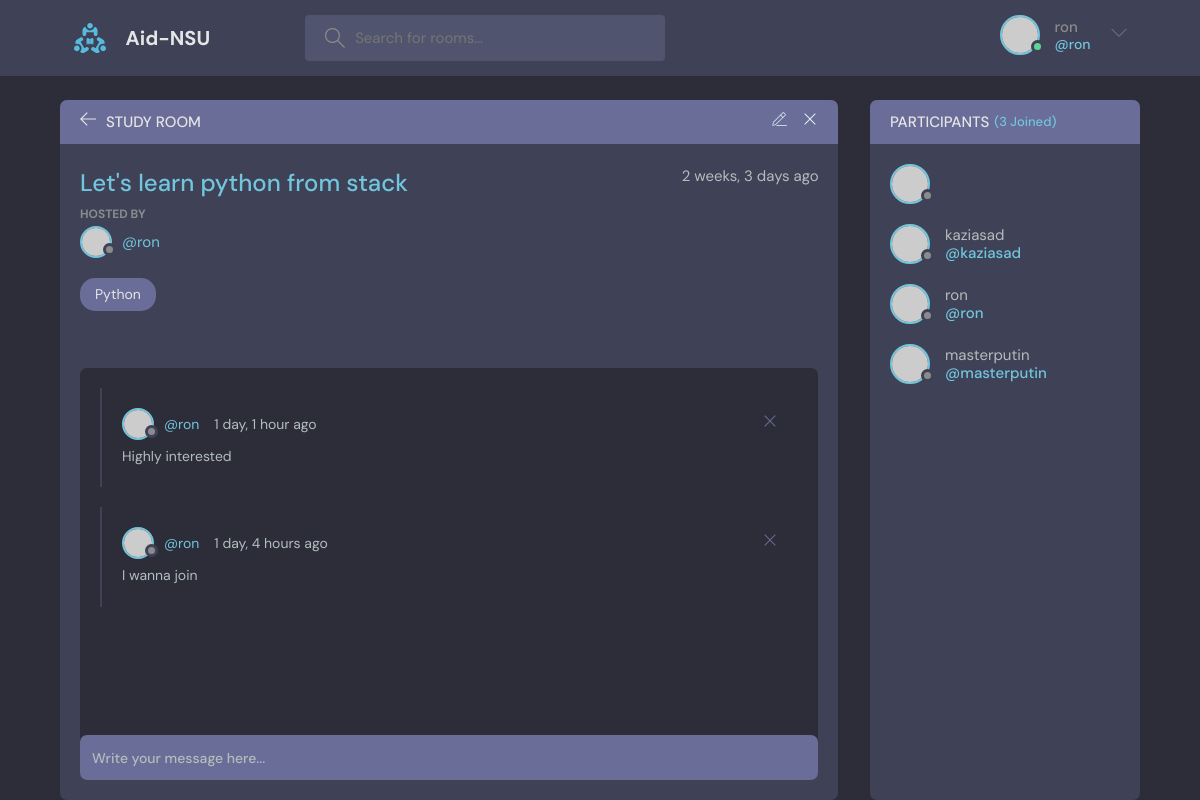
The app's page /room/5/ (signed in) with its own data.
### base/models.py (models this page shows, shortened)
class Room(models.Model):
    host = models.ForeignKey(User, on_delete=models.SET_NULL,null=True)
    topic = models.ForeignKey(Topic, on_delete=models.SET_NULL,null=True)
    name = models.CharField(max_length=200)
    description = models.TextField(null=True, blank=True)
    participants = models.ManyToManyField(User, related_name = 'participants', blank=True)
    updated = models.DateTimeField(auto_now=True)
    created = models.DateTimeField(auto_now_add=True)
    class Meta:
        ordering = ['-updated' , '-created']

class Topic(models.Model):
    name = models.CharField(max_length=200)
    def __str__(self):
        return self.name

class Message(models.Model):
    user = models.ForeignKey(User, on_delete=models.CASCADE)
    room = models.ForeignKey(Room, on_delete=models.CASCADE)
    body = models.TextField()
    updated = models.DateTimeField(auto_now=True)
    created = models.DateTimeField(auto_now_add=True)
    class Meta:
        ordering = ['-updated' , '-created']

### base/views.py (the view, shortened to what this page needs)
# urls.py: path('room/<str:pk>/',views.room,name="room"),
def room(request, pk):
    room = Room.objects.get(id=pk)
    room_messages = room.message_set.all()
    participants = room.participants.all()
    context = {'room': room, 'room_messages': room_messages,
               'participants': participants}
    return render(request, 'base/room.html', context)

### base/templates/base/room.html (shortened to what this page needs)
{% extends 'main.html' %}
{% block content %}
    <main class="profile-page layout layout--2">
      <div class="container">
        <div class="room">
          <div class="room__top">
            <div class="room__topLeft">
              <a href="{% url 'home %'}">
                <svg version="1.1" xmlns="http://www.w3.org/2000/svg" width="32" height="32" viewBox="0 0 32 32">
                  <title>arrow-left</title>
                  <path
                    d="M13.723 2.286l-13.723 13.714 13.719 13.714 1.616-1.611-10.96-10.96h27.625v-2.286h-27.625l10.965-10.965-1.616-1.607z"
                  ></path>
                </svg>
              </a>
              <h3>Study Room</h3>
            </div>
            {% if room.host == request.user %}
            <div class="room__topRight">
              <a href="{% url 'update-room' room.id %}">
              </a>
              <a href="{% url 'delete-room' room.id %}">
                <svg version="1.1" xmlns="http://www.w3.org/2000/svg" width="32" height="32" viewBox="0 0 32 32">
                  <title>remove</title>
                  <path
                    d="M27.314 6.019l-1.333-1.333-9.98 9.981-9.981-9.981-1.333 1.333 9.981 9.981-9.981 9.98 1.333 1.333 9.981-9.98 9.98 9.98 1.333-1.333-9.98-9.98 9.98-9.981z"
                  ></path>
                </svg>
              </a>
            </div>
          </div>
          <div class="room__box scroll">
            <div class="room__header scroll">
              <div class="room__info">
                <h3>{{room.name}}</h3>
                <span>{{room.created|timesince}} ago</span>
              </div>
              <div class="room__hosted">
                <p>Hosted By</p>
                <a href="{% url 'user-profile' room.host.id %}" class="room__author">
                  <div class="avatar avatar--small">
                    <img src="https://randomuser.me/api/portraits/men/37.jpg" />
                  </div>
                  <span>@{{room.host.username}}</span>
                </a>
              </div>
              <span class="room__topics">{{room.topic}}</span>
            </div>
            <div class="room__conversation">
              <div class="threads scroll">
                {% for message in room_messages %}
                <div class="thread">
                  <div class="thread__top">
                    <div class="thread__author">
                      <a href="{% url 'user-profile' message.user.id %}" class="thread__authorInfo">
                        <div class="avatar avatar--small">
                          <img src="https://randomuser.me/api/portraits/men/37.jpg" />
                        </div>
                        <span>@{{message.user.username}}</span>
                      </a>
                      <span class="thread__date">{{message.created|timesince}} ago</span>
                    </div>
                    {% if request.user == message.user %}
                    <a href="{% url 'delete-message' message.id %}">
                    <div class="thread__delete">
                      <svg version="1.1" xmlns="http://www.w3.org/2000/svg" width="32" height="32" viewBox="0 0 32 32">
                        <title>remove</title>
                        <path
                          d="M27.314 6.019l-1.333-1.333-9.98 9.981-9.981-9.981-1.333 1.333 9.981 9.981-9.981 9.98 1.333 1.333 9.981-9.98 9.98 9.98 1.333-1.333-9.98-9.98 9.98-9.981z"
                        ></path>
                      </svg>
                    </div>
                  </a>
                    {% endif %}
                  </div>
                  <div class="thread__details">
                    {{message.body}}
                  </div>
                </div>
                {% endfor %}
              </div>
            </div>
          </div>
          <div class="room__message">
            <form action="#"><input name="" placeholder="Write your message here..." /></form>
          </div>
        </div>
        <div class="participants">
          <h3 class="participants__top">Participants <span>({{participants.count}} Joined)</span></h3>
          <div class="participants__list scroll">
            <a href="profile.html" class="participant">
              <div class="avatar avatar--medium">
                <img src="https://randomuser.me/api/portraits/men/37.jpg" />
              </div>
              {% for user in participants %}
            <a href="{% url 'user-profile' user.id %}" class="participant">
              <div class="avatar avatar--medium">
                <img src="https://randomuser.me/api/portraits/men/37.jpg" />
              </div>
              <p>
                {{user.username}}
                <span>@{{user.username}}</span>
              </p>
            </a>
            {% endfor %}
          </div>
        </div>
      </div>
    </main>
    {% endblock %}

### templates/navbar.html (shortened to what this page needs)
{% load static %}
<header class="header header--loggedIn">
    <div class="container">
        <a href="{% url 'home' %}" class="header__logo">
            <img src="{% static 'images/logo.svg'%}" />
            <h1>Aid-NSU</h1>
        </a>
        <form class="header__search" method="GET" action="{% url 'home' %}">
            <label>
                <input name="q" placeholder="Search for rooms..." />
            </label>
        </form>
        <nav class="header__menu">
            {% if request.user.is_authenticated %}
            <div class="header__user">
                <a href="profile.html">
                    <div class="avatar avatar--medium active">
                        <img src="https://randomuser.me/api/portraits/men/37.jpg" />
                    </div>
                    <p>{{request.user.username}} <span>@{{request.user.username}}</span></p>
                </a>
                <button class="dropdown-button">
                    <svg version="1.1" xmlns="http://www.w3.org/2000/svg" width="32" height="32" viewBox="0 0 32 32">
                        <title>chevron-down</title>
                        <path d="M16 21l-13-13h-3l16 16 16-16h-3l-13 13z"></path>
                    </svg>
                </button>
            </div>
            {% else %}
            <a href="{% url 'login' %}">
                <img src="{% static 'images/avatar.svg' %}"/>
                <p>Login</p>
            </a>
            {% endif %}
        </nav>
    </div>
</header>

### records on screen
Room: name "Let's learn python from stack", created "2 weeks, 3 days", host.username "ron", topic "Python"
Message: user.username "ron", created "1 day, 1 hour", body "Highly interested"
Message: user.username "ron", created "1 day, 4 hours", body "I wanna join"

### other values on screen
{{ request.user.username }} "ron"
{{ participants.count }} "3"
{{ user.username }} "kaziasad"
{{ user.username }} "ron"
{{ user.username }} "masterputin"
